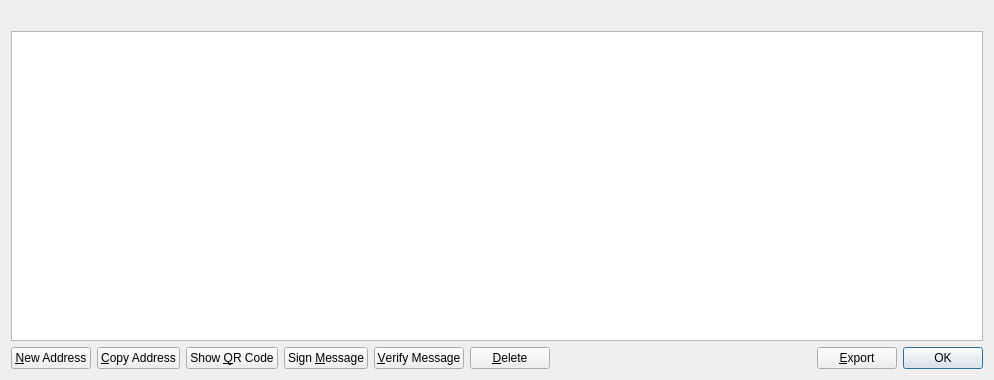
<?xml version="1.0" encoding="UTF-8"?>
<ui version="4.0">
 <class>AddressBookPage</class>
 <widget class="QWidget" name="AddressBookPage">
  <property name="geometry">
   <rect>
    <x>0</x>
    <y>0</y>
    <width>994</width>
    <height>380</height>
   </rect>
  </property>
  <property name="windowTitle">
   <string>Address Book</string>
  </property>
  <layout class="QVBoxLayout" name="verticalLayout">
   <item>
    <widget class="QLabel" name="labelExplanation">
     <property name="textFormat">
      <enum>Qt::PlainText</enum>
     </property>
     <property name="wordWrap">
      <bool>true</bool>
     </property>
    </widget>
   </item>
   <item>
    <widget class="QTableView" name="tableView">
     <property name="contextMenuPolicy">
      <enum>Qt::CustomContextMenu</enum>
     </property>
     <property name="toolTip">
      <string>Double-click to edit address or label</string>
     </property>
     <property name="tabKeyNavigation">
      <bool>false</bool>
     </property>
     <property name="alternatingRowColors">
      <bool>true</bool>
     </property>
     <property name="selectionMode">
      <enum>QAbstractItemView::SingleSelection</enum>
     </property>
     <property name="selectionBehavior">
      <enum>QAbstractItemView::SelectRows</enum>
     </property>
     <property name="sortingEnabled">
      <bool>true</bool>
     </property>
     <attribute name="verticalHeaderVisible">
      <bool>false</bool>
     </attribute>
    </widget>
   </item>
   <item>
    <layout class="QHBoxLayout" name="horizontalLayout">
     <item>
      <widget class="QPushButton" name="newAddress">
       <property name="toolTip">
        <string>Create a new address</string>
       </property>
       <property name="text">
        <string>&amp;New Address</string>
       </property>
       <property name="icon">
        <iconset resource="../bitcoin.qrc">
         <normaloff>:/icons/add</normaloff>:/icons/add</iconset>
       </property>
      </widget>
     </item>
     <item>
      <widget class="QPushButton" name="copyAddress">
       <property name="toolTip">
        <string>Copy the currently selected address to the system clipboard</string>
       </property>
       <property name="text">
        <string>&amp;Copy Address</string>
       </property>
       <property name="icon">
        <iconset resource="../bitcoin.qrc">
         <normaloff>:/icons/editcopy</normaloff>:/icons/editcopy</iconset>
       </property>
      </widget>
     </item>
     <item>
      <widget class="QPushButton" name="showQRCode">
       <property name="text">
        <string>Show &amp;QR Code</string>
       </property>
       <property name="icon">
        <iconset resource="../bitcoin.qrc">
         <normaloff>:/icons/qrcode</normaloff>:/icons/qrcode</iconset>
       </property>
      </widget>
     </item>
     <item>
      <widget class="QPushButton" name="signMessage">
       <property name="toolTip">
        <string>&lt;html&gt;&lt;head/&gt;&lt;body&gt;&lt;p&gt;Sign a message to prove you own a BluechipCoin address&lt;/p&gt;&lt;/body&gt;&lt;/html&gt;</string>
       </property>
       <property name="text">
        <string>Sign &amp;Message</string>
       </property>
       <property name="icon">
        <iconset resource="../bitcoin.qrc">
         <normaloff>:/icons/edit</normaloff>:/icons/edit</iconset>
       </property>
      </widget>
     </item>
     <item>
      <widget class="QPushButton" name="verifyMessage">
       <property name="toolTip">
        <string>&lt;html&gt;&lt;head/&gt;&lt;body&gt;&lt;p&gt;Verify a message to ensure it was signed with a specified BluechipCoin address&lt;/p&gt;&lt;/body&gt;&lt;/html&gt;</string>
       </property>
       <property name="text">
        <string>&amp;Verify Message</string>
       </property>
       <property name="icon">
        <iconset resource="../bitcoin.qrc">
         <normaloff>:/icons/transaction_0</normaloff>:/icons/transaction_0</iconset>
       </property>
      </widget>
     </item>
     <item>
      <widget class="QPushButton" name="deleteAddress">
       <property name="toolTip">
        <string>Delete the currently selected address from the list</string>
       </property>
       <property name="text">
        <string>&amp;Delete</string>
       </property>
       <property name="icon">
        <iconset resource="../bitcoin.qrc">
         <normaloff>:/icons/remove</normaloff>:/icons/remove</iconset>
       </property>
      </widget>
     </item>
     <item>
      <spacer name="horizontalSpacer">
       <property name="orientation">
        <enum>Qt::Horizontal</enum>
       </property>
       <property name="sizeHint" stdset="0">
        <size>
         <width>40</width>
         <height>20</height>
        </size>
       </property>
      </spacer>
     </item>
     <item>
      <widget class="QPushButton" name="exportButton">
       <property name="toolTip">
        <string>Export the data in the current tab to a file</string>
       </property>
       <property name="text">
        <string>&amp;Export</string>
       </property>
       <property name="icon">
        <iconset resource="../bitcoin.qrc">
         <normaloff>:/icons/export</normaloff>:/icons/export</iconset>
       </property>
      </widget>
     </item>
     <item>
      <widget class="QDialogButtonBox" name="buttonBox">
       <property name="sizePolicy">
        <sizepolicy hsizetype="Maximum" vsizetype="Fixed">
         <horstretch>0</horstretch>
         <verstretch>0</verstretch>
        </sizepolicy>
       </property>
       <property name="standardButtons">
        <set>QDialogButtonBox::Ok</set>
       </property>
      </widget>
     </item>
    </layout>
   </item>
  </layout>
 </widget>
 <resources>
  <include location="../bitcoin.qrc"/>
 </resources>
 <connections/>
</ui>
